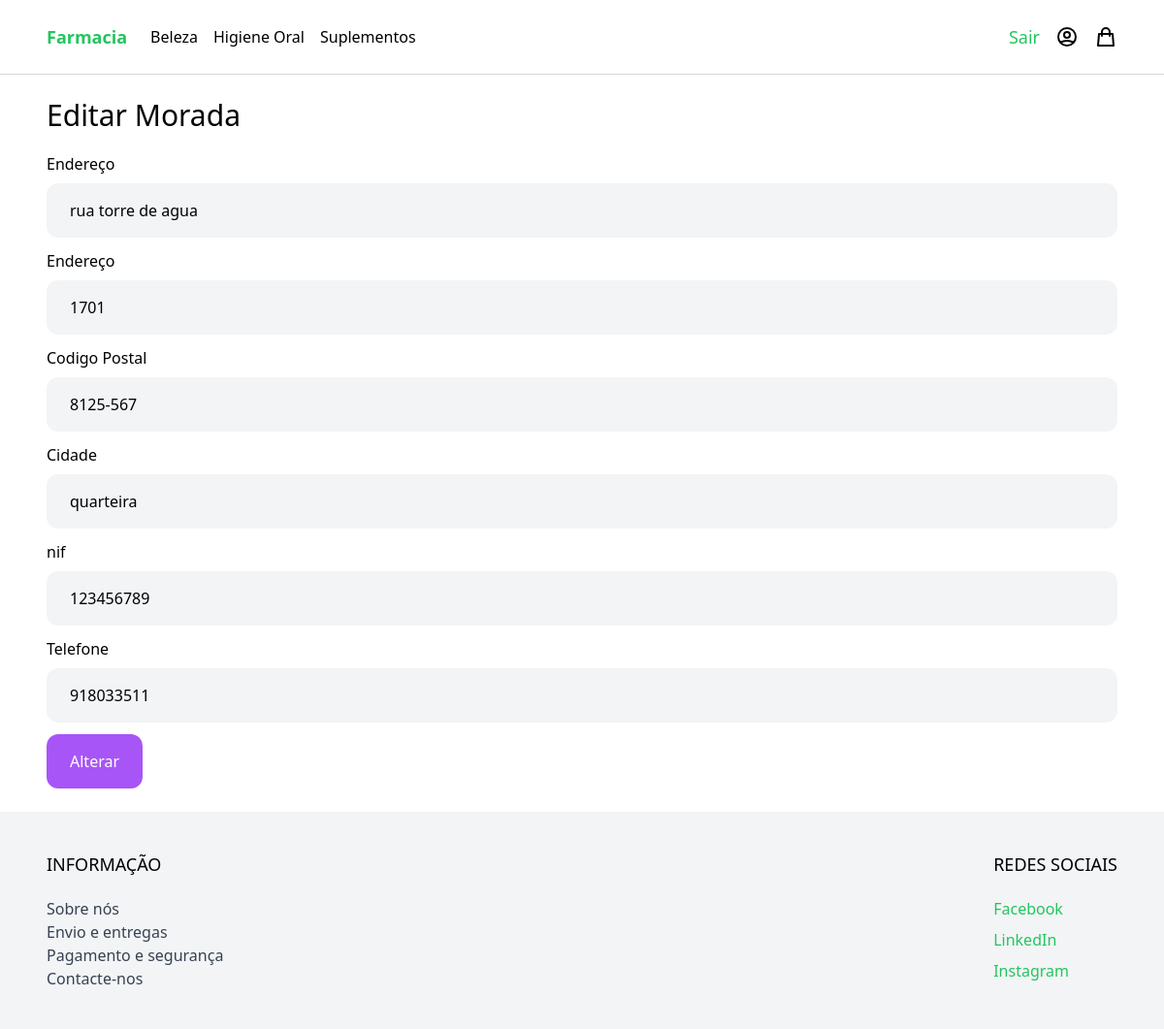
/edit_my_address/ (signed in), run on the app's committed database.
### UsersManagement/models.py (models this page shows, shortened)
class Address(models.Model):
    id = models.AutoField(primary_key=True)
    user = models.ForeignKey(User, on_delete=models.CASCADE, related_name='address')
    addressLine1 = models.CharField(max_length=100, null=False)
    addressLine2 = models.CharField(max_length=100, null=True)
    postal_code = models.CharField(validators=[RegexValidator(r'^\d{4}-\d{3}$')], max_length=8, null=False)
    city = models.CharField(max_length=100, null=False)
    nif = models.CharField(validators=[RegexValidator(r'^\d{9}$')], max_length=9, null=True)
    phone = models.CharField(validators=[RegexValidator(r'^\d{9}$')], max_length=9, null=False)
    class Meta:
        db_table = 'Adress'
        verbose_name = 'Adress'
        verbose_name_plural = 'Adresses'
        ordering = ['id']

### UsersManagement/views.py (the view)
# urls.py: path('edit_my_address/', edit_my_address, name='edit_my_address'),
@login_required
def edit_my_address(request):
    if request.method =='POST':
        form = AddressForm(request.POST, instance=request.user.address.first())
        if form.is_valid():
            address = form.save(commit=False)
            address.user = request.user
            address.save()
            return redirect('my_account')
        else:
            print(form.errors)
    else:
        form = AddressForm(instance=request.user.address.first())
    return render(request, 'UsersManagement/edit_my_address.html', {'form' : form})

### UsersManagement/forms.py
class AddressForm(forms.ModelForm):
    addressLine1 = forms.CharField(max_length=100, required=True, initial='')
    addressLine2 = forms.CharField(max_length=100, required=False, initial='')
    postal_code = forms.CharField(max_length=8, required=True, initial='')
    city = forms.CharField(max_length=100, required=True, initial='')
    nif = forms.CharField(max_length=9, required=False, initial='')
    phone = forms.CharField(max_length=9, required=True, initial='')
    class Meta:
        model = Address
        fields = [
            'addressLine1',
            'addressLine2',
            'postal_code',
            'city',
            'nif',
            'phone',
            ]

### UsersManagement/templates/UsersManagement/edit_my_address.html (shortened to what this page needs)
{% extends 'base.html' %}
{% block content %}
<div class="max-w-6xl mx-auto p-6">
    <h1 class="mb-5 text-3xl">Editar Morada</h1>
    <form method="post" action="." class="space-y-3">
        <div>
            <label>Endereço</label>
            <input name="addressLine1" value="{{ form.addressLine1.value }}" type="text" required class="w-full mt-2 py-4 px-6 bg-gray-100 rounded-xl">
        </div>
        <div>
            <label>Endereço</label>
            <input name="addressLine2" value="{{ form.addressLine2.value }}" type="text" class="w-full mt-2 py-4 px-6 bg-gray-100 rounded-xl">
        </div>
        <div>
            <label>Codigo Postal</label>
            <input name="postal_code" value="{{ form.postal_code.value }}" type="text" class="w-full mt-2 py-4 px-6 bg-gray-100 rounded-xl">
        </div>
        <div>
            <label>Cidade</label>
            <input name="city" value="{{ form.city.value }}" type="text" class="w-full mt-2 py-4 px-6 bg-gray-100 rounded-xl">
        </div>
        <div>
            <label>nif</label>
            <input name="nif" value="{{ form.nif.value }}" type="text" class="w-full mt-2 py-4 px-6 bg-gray-100 rounded-xl">
        </div>
        <div>
            <label>Telefone</label>
            <input name="phone" value="{{ form.phone.value }}" type="text" class="w-full mt-2 py-4 px-6 bg-gray-100 rounded-xl">
        </div>
        <div>
            <button class="py-4 px-6 rounded-xl text-white bg-purple-500">Alterar</button>
        </div>
    </form>
</div>
{% endblock %}

### data on the page
Address: addressLine1 "rua torre de agua", addressLine2 "1701", postal_code "8125-567", city "quarteira", nif "123456789", phone "918033511"
